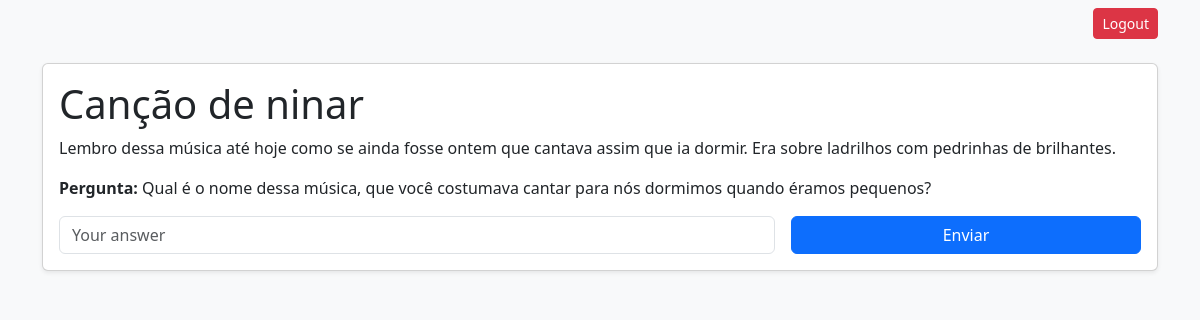
/puzzle/3/ (signed in), run on the app's committed database.
### game/models.py (models this page shows, shortened)
class Puzzle(models.Model):
    title = models.CharField(max_length=100)
    description = models.TextField()
    question = models.TextField()
    answer = models.CharField(max_length=100)
    order = models.PositiveIntegerField(default=0)

### game/views.py (the view, shortened to what this page needs)
# urls.py: path('puzzle/<int:pk>/', puzzle_view, name='puzzle_view'),
@login_required
def puzzle_view(request, pk):
    puzzle = get_object_or_404(Puzzle, pk=pk)
    progress, _ = UserProgress.objects.get_or_create(pk=1)
    next_puzzle = (
        Puzzle.objects.filter(order__gt=puzzle.order).order_by("order").first()
    )
    correct = False
    feedback = ""
    message = None
    if message is None and puzzle.message and puzzle.message.revealed:
        message = puzzle.message
    return render(
        request,
        "puzzle.html",
        {
            "puzzle": puzzle,
            "message": message,
            "correct": correct,
            "next_puzzle": next_puzzle,
            "feedback": feedback,
        },
    )

### game/templates/puzzle.html (shortened to what this page needs)
{% load static %}
<!DOCTYPE html>
<html lang="en" class="h-100">
  <head>
    <link
      href="https://cdn.jsdelivr.net/npm/bootstrap@5.3.3/dist/css/bootstrap.min.css"
      rel="stylesheet"
    />
  </head>
  <body class="bg-light d-flex flex-column min-vh-100">
    <nav class="navbar navbar-light bg-transparent mb-3">
      <div class="container">
        <a href="{% url 'logout' %}" class="btn btn-danger btn-sm ms-auto"
          >Logout</a
        >
      </div>
    </nav>
    <main class="container flex-grow-1">
      <div class="card shadow-sm">
        <div class="card-body">
          <h1 class="card-title">{{ puzzle.title }}</h1>
          <p class="card-text">{{ puzzle.description }}</p>
          <p><strong>Pergunta:</strong> {{ puzzle.question }}</p>
           {% if not correct %}
          <form method="post" class="row gy-2 gx-3 align-items-center">
            <div class="col-12 col-sm-8">
              <input
                type="text"
                name="answer"
                required
                placeholder="Your answer"
                class="form-control"
              />
            </div>
            <div class="col-12 col-sm-4 d-grid">
              <button type="submit" class="btn btn-primary">Enviar</button>
            </div>
          </form>
          {% endif %}
        </div>
      </div>
    </main>
  </body>
</html>

### data on the page
Puzzle: title "Canção de ninar", description "Lembro dessa música até hoje como se ainda fosse ontem que cantava assim que ia dormir. Era sobre ladrilhos com pedrinhas de brilhantes.", question "Qual é o nome dessa música, que você costumava cantar para nós dormimos quando éramos pequenos?"
